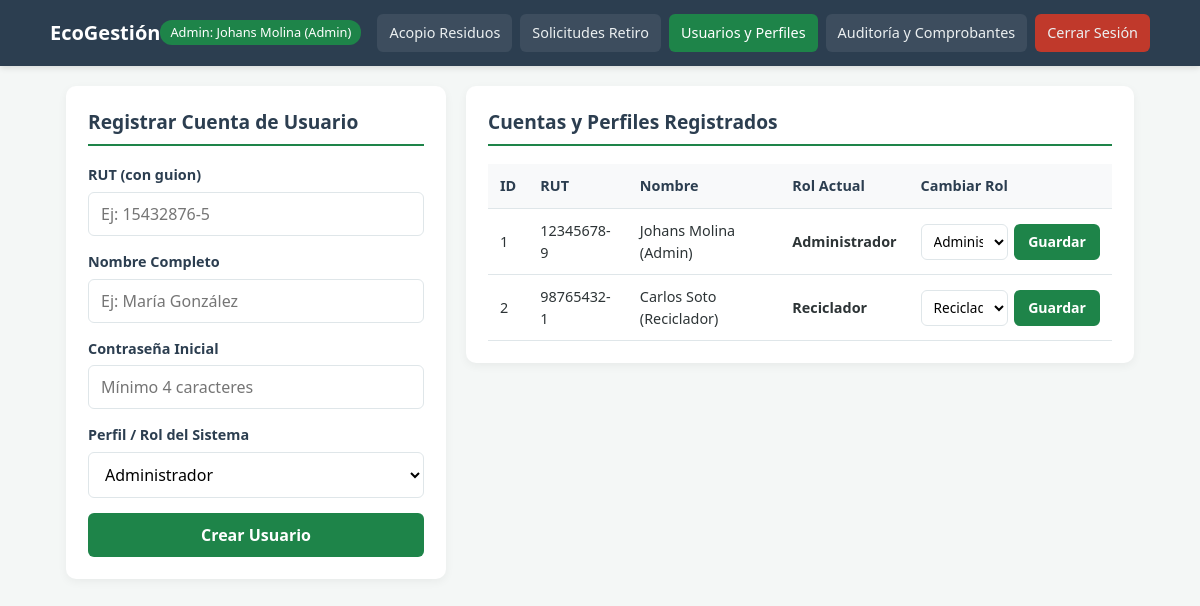
The page /usuarios.php (signed in) on the database its author committed.
### tables this page shows
CREATE TABLE IF NOT EXISTS `usuario` (
  `id_usuario` int(11) NOT NULL AUTO_INCREMENT,
  `rut` varchar(12) NOT NULL,
  `nombre` varchar(100) NOT NULL,
  `password` varchar(255) NOT NULL,
  `id_perfil` int(11) NOT NULL,
  PRIMARY KEY (`id_usuario`),
  UNIQUE KEY `uk_usuario_rut` (`rut`),
  KEY `fk_usuario_perfil` (`id_perfil`),
  CONSTRAINT `fk_usuario_perfil` FOREIGN KEY (`id_perfil`) REFERENCES `perfil` (`id_perfil`) ON UPDATE CASCADE
);

CREATE TABLE IF NOT EXISTS `perfil` (
  `id_perfil` int(11) NOT NULL AUTO_INCREMENT,
  `nombre_rol` varchar(50) NOT NULL,
  PRIMARY KEY (`id_perfil`)
);

### usuarios.php (the view, shortened to what this page needs)
<?php
require_once 'conexion.php';
$perfiles = $conn->query("SELECT * FROM perfil ORDER BY id_perfil");
$usuarios = $conn->query("
    SELECT u.id_usuario, u.rut, u.nombre, u.id_perfil, p.nombre_rol
    FROM usuario u
    INNER JOIN perfil p ON u.id_perfil = p.id_perfil
    ORDER BY u.id_usuario ASC
");
?>
<!DOCTYPE html>
<html lang="es">
<head>
    <link rel="stylesheet" href="style.css">
</head>
<body>
    <nav class="navbar">
        <div class="nav-container">
            <div class="nav-brand">
                <h1>EcoGestión</h1>
                <span>Admin: <?= htmlspecialchars($_SESSION['nombre']) ?></span>
            </div>
            <div class="nav-links">
                <a href="dashboard.php">Acopio Residuos</a>
                <a href="solicitudes.php">Solicitudes Retiro</a>
                <a href="usuarios.php" class="active">Usuarios y Perfiles</a>
                <a href="auditoria.php">Auditoría y Comprobantes</a>
                <a href="logout.php" class="btn-salir">Cerrar Sesión</a>
            </div>
        </div>
    </nav>
    <div class="container grid-2">
        <div class="card">
            <h2>Registrar Cuenta de Usuario</h2>
            <form method="POST" action="usuarios.php">
                <div class="form-group">
                    <label for="rut">RUT (con guion)</label>
                    <input type="text" id="rut" name="rut" placeholder="Ej: 15432876-5" required>
                </div>
                <div class="form-group">
                    <label for="nombre">Nombre Completo</label>
                    <input type="text" id="nombre" name="nombre" placeholder="Ej: María González" required>
                </div>
                <div class="form-group">
                    <label for="password">Contraseña Inicial</label>
                    <input type="password" id="password" name="password" minlength="4" placeholder="Mínimo 4 caracteres" required>
                </div>
                <div class="form-group">
                    <label for="id_perfil">Perfil / Rol del Sistema</label>
                    <select id="id_perfil" name="id_perfil" required>
                        <?php while ($p = $perfiles->fetch_assoc()): ?>
                            <option value="<?= $p['id_perfil'] ?>"><?= htmlspecialchars($p['nombre_rol']) ?></option>
                        <?php endwhile; ?>
                    </select>
                </div>
                <button type="submit" name="crear_usuario" class="btn btn-primary">Crear Usuario</button>
            </form>
        </div>
        <div class="card">
            <h2>Cuentas y Perfiles Registrados</h2>
            <div class="table-responsive">
                <table>
                    <thead>
                        <tr>
                            <th>ID</th>
                            <th>RUT</th>
                            <th>Nombre</th>
                            <th>Rol Actual</th>
                            <th>Cambiar Rol</th>
                        </tr>
                    </thead>
                    <tbody>
                        <?php while ($u = $usuarios->fetch_assoc()): ?>
                            <tr>
                                <td><?= $u['id_usuario'] ?></td>
                                <td><?= htmlspecialchars($u['rut']) ?></td>
                                <td><?= htmlspecialchars($u['nombre']) ?></td>
                                <td><strong><?= htmlspecialchars($u['nombre_rol']) ?></strong></td>
                                <td>
                                    <form method="POST" style="display:flex; gap:6px; align-items:center;">
                                        <select name="nuevo_perfil" style="min-height:36px; padding:4px 8px; font-size:0.85rem;">
                                            <option value="1" <?= $u['id_perfil'] == 1 ? 'selected' : '' ?>>Administrador</option>
                                            <option value="2" <?= $u['id_perfil'] == 2 ? 'selected' : '' ?>>Reciclador</option>
                                        </select>
                                        <button type="submit" name="cambiar_perfil" class="btn btn-primary btn-small">Guardar</button>
                                    </form>
                                </td>
                            </tr>
                        <?php endwhile; ?>
                    </tbody>
                </table>
            </div>
        </div>
    </div>
</body>
</html>

### style.css (style rules this page uses)
:root { --primary: #1e8449; --primary-hover: #145a32; --secondary: #2c3e50; --accent: #27ae60; --bg: #f4f7f6; --card-bg: #ffffff; --text: #2d3436; --muted: #636e72; --border: #dfe6e9; --danger: #c0392b; --warning: #d35400; --info: #2980b9; }
* { box-sizing: border-box; margin: 0; padding: 0; font-family: 'Segoe UI', Roboto, Helvetica, Arial, sans-serif; }
body { background-color: var(--bg); color: var(--text); line-height: 1.5; padding-bottom: 40px; }
.navbar { background-color: var(--secondary); color: #fff; padding: 14px 20px; box-shadow: 0 2px 6px rgba(0, 0, 0, 0.12); }
.nav-container { max-width: 1100px; margin: 0 auto; display: flex; flex-direction: column; gap: 12px; }
.nav-brand { display: flex; justify-content: space-between; align-items: center; }
.nav-brand h1 { font-size: 1.25rem; color: #fff; }
.nav-brand span { font-size: 0.8rem; background: var(--primary); padding: 3px 10px; border-radius: 12px; }
.nav-links { display: flex; flex-wrap: wrap; gap: 8px; }
.nav-links a { color: #ecf0f1; text-decoration: none; font-size: 0.9rem; padding: 8px 12px; border-radius: 6px; background-color: rgba(255, 255, 255, 0.08); transition: background 0.2s; }
.nav-links a:hover, .nav-links a.active { background-color: var(--primary); color: #fff; }
.nav-links a.btn-salir { background-color: var(--danger); margin-left: auto; }
.container { max-width: 1100px; margin: 20px auto; padding: 0 16px; display: grid; grid-template-columns: 1fr; gap: 20px; }
.card { background: var(--card-bg); padding: 22px; border-radius: 10px; box-shadow: 0 3px 10px rgba(0, 0, 0, 0.05); }
.card h2 { font-size: 1.2rem; color: var(--secondary); border-bottom: 2px solid var(--primary); padding-bottom: 8px; margin-bottom: 18px; }
.form-group { margin-bottom: 15px; }
label { display: block; font-weight: 600; font-size: 0.9rem; margin-bottom: 6px; color: var(--secondary); }
input[type="text"], input[type="password"], input[type="number"], input[type="date"], select { width: 100%; min-height: 44px; padding: 10px 12px; border: 1px solid var(--border); border-radius: 6px; font-size: 1rem; background-color: #fff; transition: border-color 0.2s; }
.btn { display: inline-block; width: 100%; min-height: 44px; padding: 10px 16px; border: none; border-radius: 6px; font-size: 1rem; font-weight: 600; cursor: pointer; text-align: center; text-decoration: none; transition: background 0.2s; }
.btn-primary { background-color: var(--primary); color: #fff; }
.btn-small { width: auto; min-height: 36px; padding: 6px 14px; font-size: 0.88rem; }
.table-responsive { width: 100%; overflow-x: auto; }
table { width: 100%; border-collapse: collapse; font-size: 0.9rem; }
th, td { padding: 11px 12px; text-align: left; border-bottom: 1px solid var(--border); }
th { background-color: #f8f9fa; color: var(--secondary); font-weight: 700; }
@media (min-width: 768px) { .nav-container { flex-direction: row; justify-content: space-between; align-items: center; } }
@media (min-width: 768px) { .grid-2 { grid-template-columns: 380px 1fr; align-items: start; } }

### rows shown on the page
usuario: id_usuario "1", rut "12345678-9", nombre "Johans Molina (Admin)", id_perfil.nombre_rol "Administrador", nuevo_perfil "Administrador"
usuario: id_usuario "2", rut "98765432-1", nombre "Carlos Soto (Reciclador)", id_perfil.nombre_rol "Reciclador", nuevo_perfil "Reciclador"

### other values the page prints
$_SESSION['nombre'] "Johans Molina (Admin)"
form field id_perfil "Administrador"
